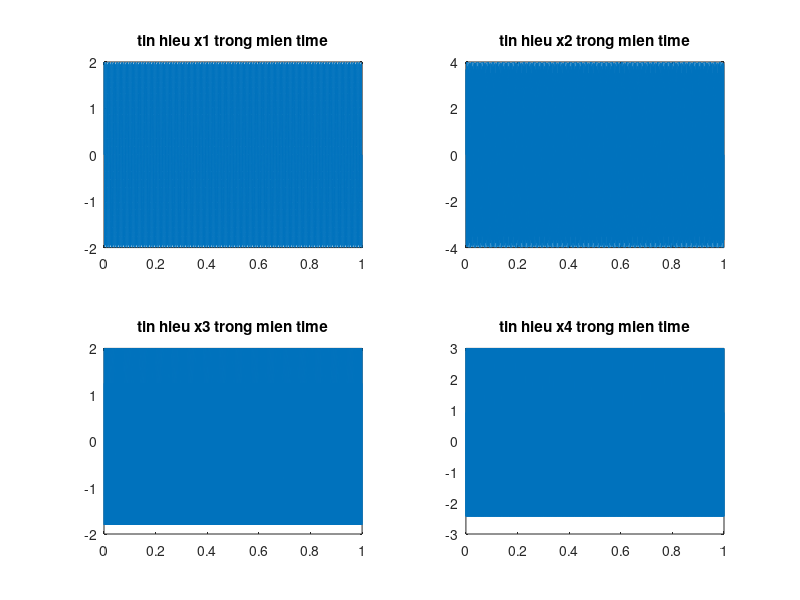
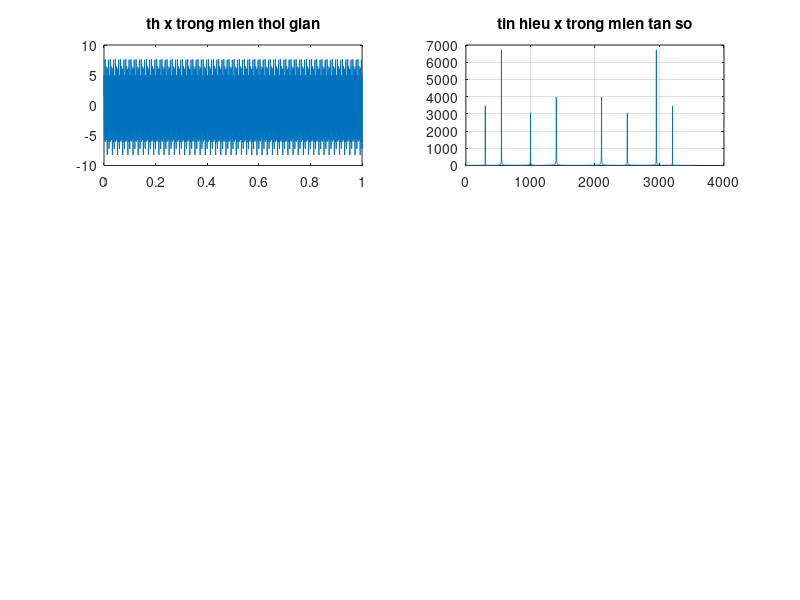
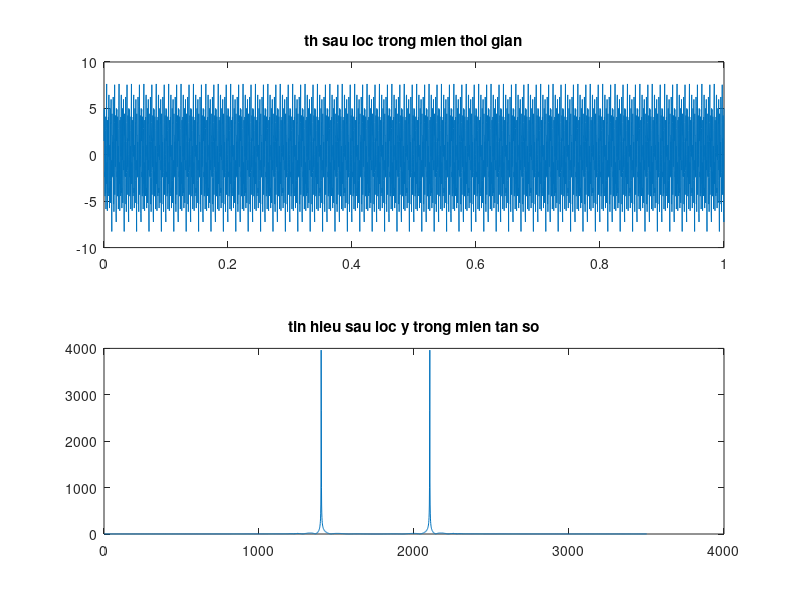

Write MATLAB code to recreate these figures, in order.
f1=300; f2=550; f3=1000; f4=1400;
Fs=3500;
T=1/Fs; t=0:T:1;
x1=2*sin(2*pi*f1*t);
x2=4*sin(2*pi*f2*t);
x3=2*cos(2*pi*f3*t);
x4=3*cos(2*pi*f4*t);
x=x1+x2+x3+x4;

figure (1);
subplot(221); plot(t,x1); title('tin hieu x1 trong mien time')
subplot(222); plot(t,x2); title('tin hieu x2 trong mien time')
subplot(223); plot(t,x3); title('tin hieu x3 trong mien time')
subplot(224); plot(t,x4); title('tin hieu x4 trong mien time')

figure(2);
subplot(321); 
plot(t,x); title('th x trong mien thoi gian');
x_fft=fft(x);
subplot(322);
plot(abs(x_fft)); grid on;
title('tin hieu x trong mien tan so');

figure (3);
Wp = 2*1200/3500; Ws = 2*1300/3500;
Rp = 0.4; Rs = 80;
[N,Wn] = buttord(Wp,Ws,Rp,Rs);
[b,a] = butter(N,Wn,'high');
[h,omega] = freqz(b,a,256);
y = 20*log10(abs(h));
%subplot(221)
%plot(omega/pi,y); grid on;
%xlabel('\omega/\pi');
%ylabel('bien do,dB');
%title('Mach loc LP Butterworth');
%subplot(222)
zplane(b,a);
[z,p,k] = butter(N,Wn);

subplot(211); plot(t,x); 
title('th sau loc trong mien thoi gian');
y=filter(b,a,x);
y_fft=fft(y);subplot(212);plot(abs(y_fft));
title('tin hieu sau loc y trong mien tan so');